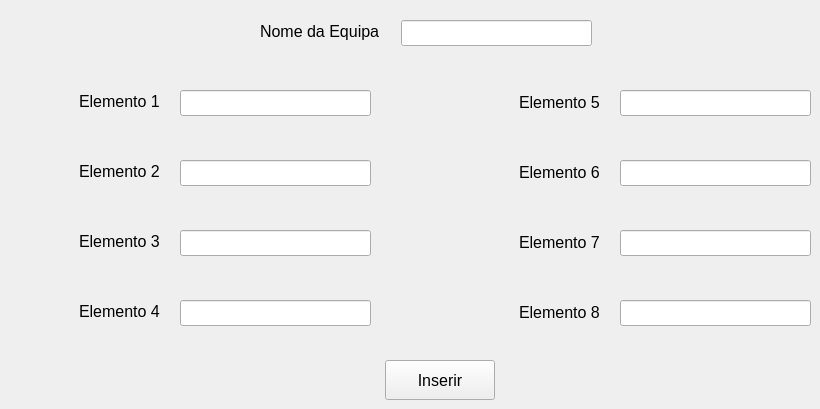
      <widget class="QWidget" name="inserirEquipa">
       <widget class="QLabel" name="insNomeLabel">
        <property name="geometry">
         <rect>
          <x>260</x>
          <y>21</y>
          <width>131</width>
          <height>20</height>
         </rect>
        </property>
        <property name="font">
         <font>
          <pointsize>12</pointsize>
         </font>
        </property>
        <property name="text">
         <string>Nome da Equipa</string>
        </property>
       </widget>
       <widget class="QLabel" name="insEle1Label">
        <property name="geometry">
         <rect>
          <x>79</x>
          <y>91</y>
          <width>91</width>
          <height>20</height>
         </rect>
        </property>
        <property name="font">
         <font>
          <pointsize>12</pointsize>
         </font>
        </property>
        <property name="text">
         <string>Elemento 1</string>
        </property>
       </widget>
       <widget class="QLabel" name="insEle2Label">
        <property name="geometry">
         <rect>
          <x>79</x>
          <y>161</y>
          <width>91</width>
          <height>20</height>
         </rect>
        </property>
        <property name="font">
         <font>
          <pointsize>12</pointsize>
         </font>
        </property>
        <property name="text">
         <string>Elemento 2</string>
        </property>
       </widget>
       <widget class="QLabel" name="insEle3Label">
        <property name="geometry">
         <rect>
          <x>79</x>
          <y>231</y>
          <width>91</width>
          <height>20</height>
         </rect>
        </property>
        <property name="font">
         <font>
          <pointsize>12</pointsize>
         </font>
        </property>
        <property name="text">
         <string>Elemento 3</string>
        </property>
       </widget>
       <widget class="QLabel" name="insEle4Label">
        <property name="geometry">
         <rect>
          <x>79</x>
          <y>301</y>
          <width>91</width>
          <height>20</height>
         </rect>
        </property>
        <property name="font">
         <font>
          <pointsize>12</pointsize>
         </font>
        </property>
        <property name="text">
         <string>Elemento 4</string>
        </property>
       </widget>
       <widget class="QLabel" name="insEle5Label">
        <property name="geometry">
         <rect>
          <x>519</x>
          <y>92</y>
          <width>91</width>
          <height>20</height>
         </rect>
        </property>
        <property name="font">
         <font>
          <pointsize>12</pointsize>
         </font>
        </property>
        <property name="text">
         <string>Elemento 5</string>
        </property>
       </widget>
       <widget class="QLabel" name="insEle6Label">
        <property name="geometry">
         <rect>
          <x>519</x>
          <y>162</y>
          <width>91</width>
          <height>20</height>
         </rect>
        </property>
        <property name="font">
         <font>
          <pointsize>12</pointsize>
         </font>
        </property>
        <property name="text">
         <string>Elemento 6</string>
        </property>
       </widget>
       <widget class="QLabel" name="insEle7Label">
        <property name="geometry">
         <rect>
          <x>519</x>
          <y>232</y>
          <width>91</width>
          <height>20</height>
         </rect>
        </property>
        <property name="font">
         <font>
          <pointsize>12</pointsize>
         </font>
        </property>
        <property name="text">
         <string>Elemento 7</string>
        </property>
       </widget>
       <widget class="QLabel" name="insEle8Label">
        <property name="geometry">
         <rect>
          <x>519</x>
          <y>302</y>
          <width>91</width>
          <height>20</height>
         </rect>
        </property>
        <property name="font">
         <font>
          <pointsize>12</pointsize>
         </font>
        </property>
        <property name="text">
         <string>Elemento 8</string>
        </property>
       </widget>
       <widget class="QLineEdit" name="insNomeLineE">
        <property name="geometry">
         <rect>
          <x>401</x>
          <y>20</y>
          <width>191</width>
          <height>26</height>
         </rect>
        </property>
        <property name="font">
         <font>
          <pointsize>12</pointsize>
         </font>
        </property>
       </widget>
       <widget class="QLineEdit" name="insEle1LineE">
        <property name="geometry">
         <rect>
          <x>180</x>
          <y>90</y>
          <width>191</width>
          <height>26</height>
         </rect>
        </property>
        <property name="font">
         <font>
          <pointsize>12</pointsize>
         </font>
        </property>
       </widget>
       <widget class="QLineEdit" name="insEle2LineE">
        <property name="geometry">
         <rect>
          <x>180</x>
          <y>160</y>
          <width>191</width>
          <height>26</height>
         </rect>
        </property>
        <property name="font">
         <font>
          <pointsize>12</pointsize>
         </font>
        </property>
       </widget>
       <widget class="QLineEdit" name="insEle3LineE">
        <property name="geometry">
         <rect>
          <x>180</x>
          <y>230</y>
          <width>191</width>
          <height>26</height>
         </rect>
        </property>
        <property name="font">
         <font>
          <pointsize>12</pointsize>
         </font>
        </property>
       </widget>
       <widget class="QLineEdit" name="insEle4LineE">
        <property name="geometry">
         <rect>
          <x>180</x>
          <y>300</y>
          <width>191</width>
          <height>26</height>
         </rect>
        </property>
        <property name="font">
         <font>
          <pointsize>12</pointsize>
         </font>
        </property>
       </widget>
       <widget class="QLineEdit" name="insEle5LineE">
        <property name="geometry">
         <rect>
          <x>620</x>
          <y>90</y>
          <width>191</width>
          <height>26</height>
         </rect>
        </property>
        <property name="font">
         <font>
          <pointsize>12</pointsize>
         </font>
        </property>
       </widget>
       <widget class="QLineEdit" name="insEle6LineE">
        <property name="geometry">
         <rect>
          <x>620</x>
          <y>160</y>
          <width>191</width>
          <height>26</height>
         </rect>
        </property>
        <property name="font">
         <font>
          <pointsize>12</pointsize>
         </font>
        </property>
       </widget>
       <widget class="QLineEdit" name="insEle7LineE">
        <property name="geometry">
         <rect>
          <x>620</x>
          <y>230</y>
          <width>191</width>
          <height>26</height>
         </rect>
        </property>
        <property name="font">
         <font>
          <pointsize>12</pointsize>
         </font>
        </property>
       </widget>
       <widget class="QLineEdit" name="insEle8LineE">
        <property name="geometry">
         <rect>
          <x>620</x>
          <y>300</y>
          <width>191</width>
          <height>26</height>
         </rect>
        </property>
        <property name="font">
         <font>
          <pointsize>12</pointsize>
         </font>
        </property>
       </widget>
       <widget class="QPushButton" name="pushInserirEquipa">
        <property name="geometry">
         <rect>
          <x>385</x>
          <y>360</y>
          <width>110</width>
          <height>40</height>
         </rect>
        </property>
        <property name="font">
         <font>
          <pointsize>12</pointsize>
         </font>
        </property>
        <property name="text">
         <string>Inserir</string>
        </property>
       </widget>
      </widget>
